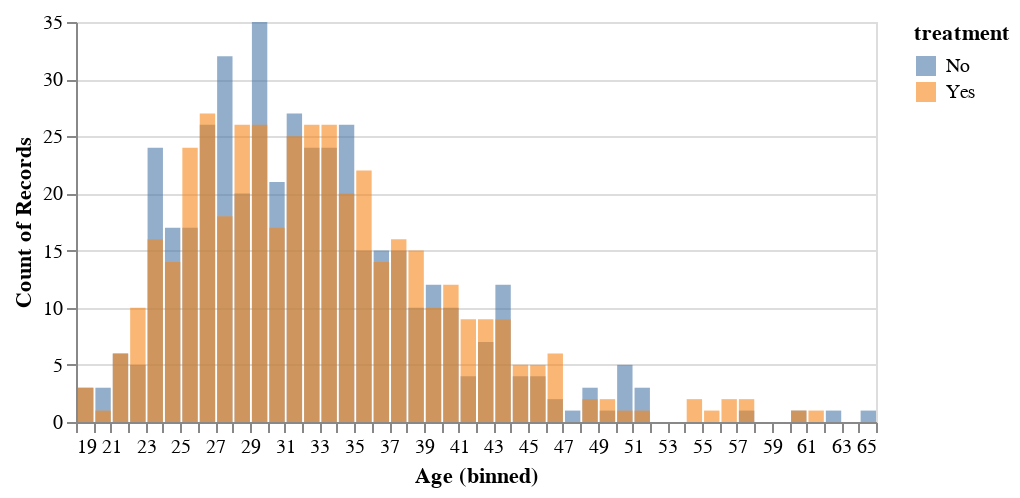

Here is the notebook cell this chart was saved with:
### Markdown cell above
### Numerical Variable distribution

### Code cell
import altair as alt

alt.data_transformers.disable_max_rows()  # Allows us to plot big datasets

alt.Chart(train_df.sort_values('treatment')).mark_bar(opacity=0.6).encode(
    alt.X(alt.repeat(), type='quantitative', bin=alt.Bin(maxbins=50)),
    alt.Y('count()', stack=None),
    alt.Color('treatment')
).properties(
    height=200
).repeat(
    train_df.select_dtypes('number').columns.to_list(),
    columns=2
)

### Figure 1 — Vega-Lite specification as saved in the notebook (floating-point values rounded to 4 significant figures; data arrays with more than 128 entries replaced by an {"elided": "..."} marker saying what was removed)
{"config": {"view": {"continuousWidth": 400, "continuousHeight": 300}}, "repeat": ["Age"], "spec": {"data": {"name": "data-433db5b0f6e14f3ee9fe033981d9c97c"}, "mark": {"type": "bar", "opacity": 0.6}, "encoding": {"color": {"type": "nominal", "field": "treatment"}, "x": {"type": "quantitative", "bin": {"maxbins": 50}, "field": {"repeat": "repeat"}}, "y": {"type": "quantitative", "aggregate": "count", "stack": null}}, "height": 200}, "columns": 2, "$schema": "https://vega.github.io/schema/vega-lite/v4.8.1.json", "datasets": {"data-433db5b0f6e14f3ee9fe033981d9c97c": {"elided": "881 records"}}}
